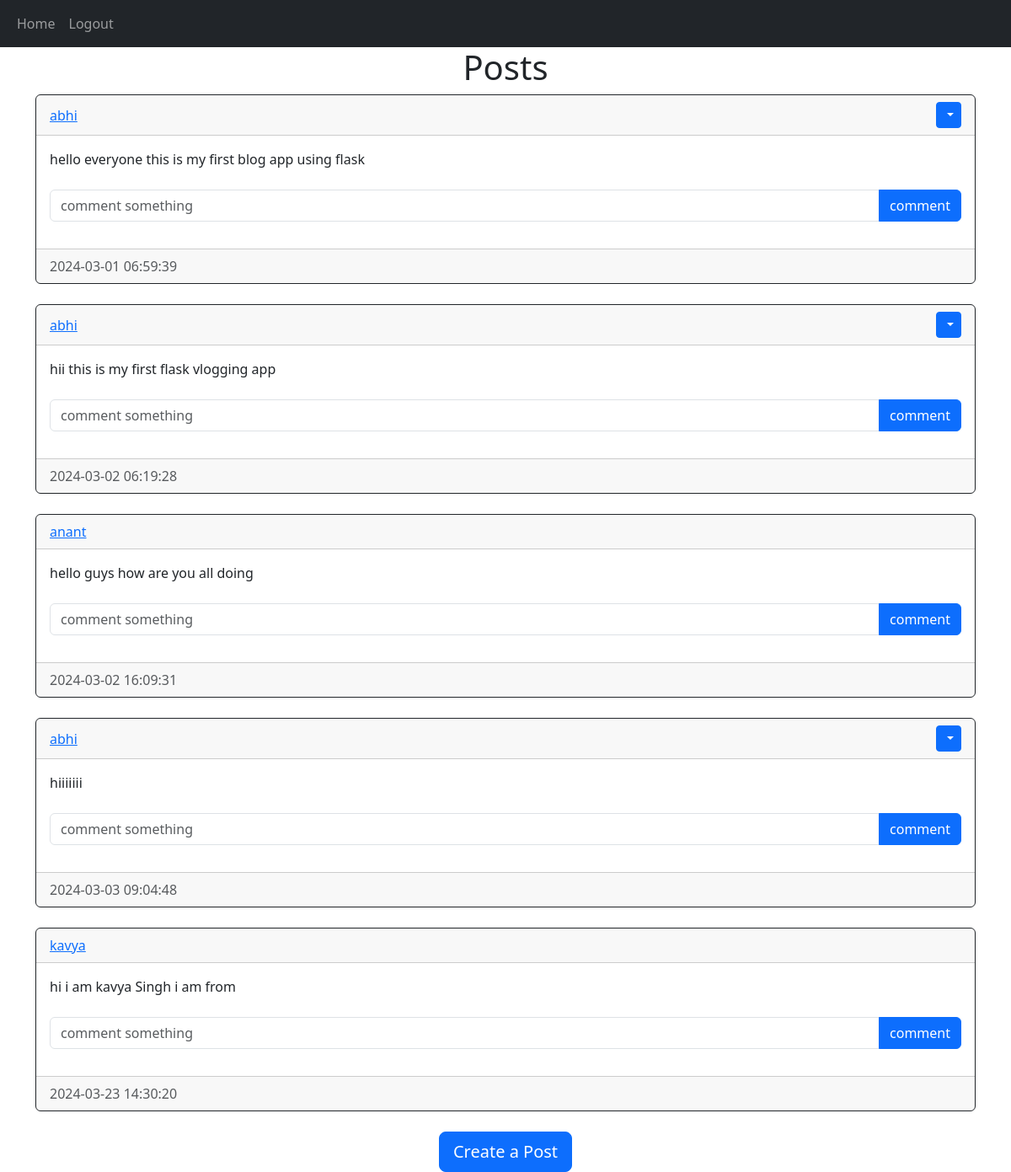
Screenshot of /home (signed in) with the database file from the repository.
### website/model.py (models this page shows)
class Post(db.Model):
     id=db.Column(db.Integer,primary_key=True)
     text=db.Column(db.Text,nullable=False)
     date_created=db.Column(db.DateTime(timezone=True),default=func.now())
     author=db.Column(db.Integer,db.ForeignKey('user.id',ondelete="CASCADE"),nullable=False)
     comments=db.relationship('Comment',backref='post',passive_deletes=True)

class User(db.Model,UserMixin):
    id=db.Column(db.Integer,primary_key=True)
    email=db.Column(db.String(150),unique=True)
    username=db.Column(db.String(150),unique=True)
    password=db.Column(db.String(150))
    date_created=db.Column(db.DateTime(timezone=True),default=func.now())
    posts=db.relationship('Post',backref='user',passive_deletes=True)
    comments=db.relationship('Comment',backref='user',passive_deletes=True)

### website/views.py (the view)
@views.route("/")
@views.route("/home")
@login_required
def home():
    posts=Post.query.all()
    return render_template("home.html",user=current_user,posts=posts)

### website/__init__.py (called while the page is built)
def create_app():
    app=Flask(__name__)
    app.config['SECRET_KEY']="anant"
    app.config["SQLALCHEMY_DATABASE_URI"]="sqlite:///User.sqlite"
    db.init_app(app)
    from .views import views
    from .auth import auth
    app.register_blueprint(views,url_prefix="/")
    app.register_blueprint(auth,url_prefix="/")
    from .model import User,Post
    create_database(app)
    login_manager=LoginManager()
    login_manager.login_view="auth.login"
    login_manager.init_app(app)
    @login_manager.user_loader
    def load_user(id):
        return User.query.get(int(id))
    return app

### website/templates/home.html (shortened to what this page needs)
{%extends "post_div.html" %}

### website/templates/post_div.html (shortened to what this page needs)
{%extends "base.html" %}
{% block content %}
<h1 align="center"> {%block header %} Posts {%endblock%}</h1>
<div id="posts">
{% for post in posts%}
<div class="card border-dark">
<div class="card-header d-flex justify-content-between align-items-center">
<a href="/posts/{{post.user.username}}">{{post.user.username}}</a>
{%if user.id==post.author%}
<div class="btn-group">
    <button type="button" class="btn btn-sm btn-primary dropdown-toggle" data-bs-toggle="dropdown">
    </button>
</div>
{%endif%}
</div>
<div class="card-body">
<div class="card-text">{{post.text}}</div>
<br/>
<form class="input-group mb-3" method='POST' action='/create-comment/{{post.id}}'>
    <input type="text" id="text" name="text" class="form-control" placeholder="comment something" \>
    <button type="submit" class="btn btn-primary">comment</button>
</form>
</div>
<div class="card-footer text-muted">{{post.date_created}}</div>
</div>
<br/>
{%endfor %}
</div>
{%block footer%}
<div align="center">
   <a href="/create-post"> <button type="button" class="btn btn-primary btn-lg">Create a Post</button></a>
</div>
{%endblock%}
{% endblock %}

### website/templates/base.html (shortened to what this page needs)
<!DOCTYPE html>
<html>
    <head>
        <link href="https://cdn.jsdelivr.net/npm/bootstrap@5.3.3/dist/css/bootstrap.min.css" rel="stylesheet">
    </head>
    <body>
     <nav class="navbar navbar-expand-lg navbar-dark bg-dark">
    <div class="container-fluid">
        <div class="collapse navbar-collapse" id="navbar">
            <div class="navbar-nav">
                <a class="nav-item nav-link" href="/home">Home</a>
                {%if user.is_authenticated%}
                <a class="nav-item nav-link" href="/logout">Logout</a>
                {%else%}
                <a class="nav-item nav-link" href="/login">Login</a>
                <a class="nav-item nav-link" href="/sign-up">Sign up</a>
                {%endif%}
            </div>
        </div>
    </div>
     </nav>
     <div class="container">{% block content %}{% endblock %}</div>
    </body>
</html>

### rows the page displays
Post: user.username "abhi", text "hello everyone this is my first blog app using flask", date_created "2024-03-01 06:59:39"
Post: user.username "abhi", text "hii this is my first flask vlogging app", date_created "2024-03-02 06:19:28"
Post: user.username "anant", text "hello guys how are you all doing", date_created "2024-03-02 16:09:31"
Post: user.username "abhi", text "hiiiiiii", date_created "2024-03-03 09:04:48"
Post: user.username "kavya", text "hi i am kavya Singh i am from", date_created "2024-03-23 14:30:20"
